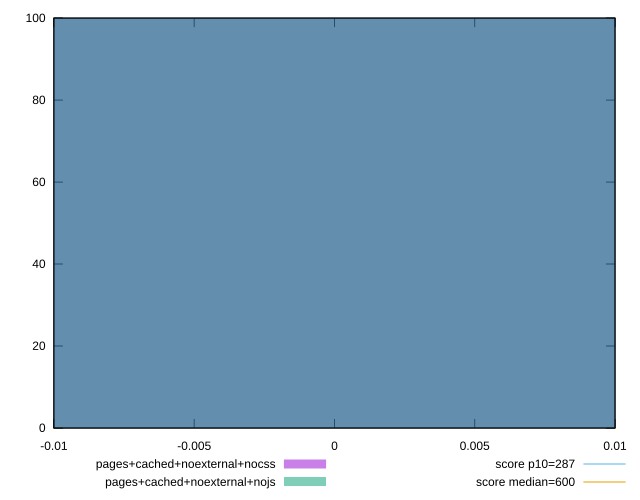

Write gnuplot code to recreate this figure.
reset
set terminal svg size 640, 500 enhanced background rgb 'white'
set output "report_00007_2020-12-11T15:55:29.892Z/total-blocking-time/comparison/histogram/9_vs_10.svg"

$pagesCachedNoexternalNocss <<EOF
0 100
EOF

$pagesCachedNoexternalNojs <<EOF
0 100
EOF

set key outside below
set boxwidth 0.1
set yrange [0:100]
set style fill transparent solid 0.5 noborder

plot \
  $pagesCachedNoexternalNocss title "pages+cached+noexternal+nocss" with boxes, \
  $pagesCachedNoexternalNojs title "pages+cached+noexternal+nojs" with boxes, \


reset
